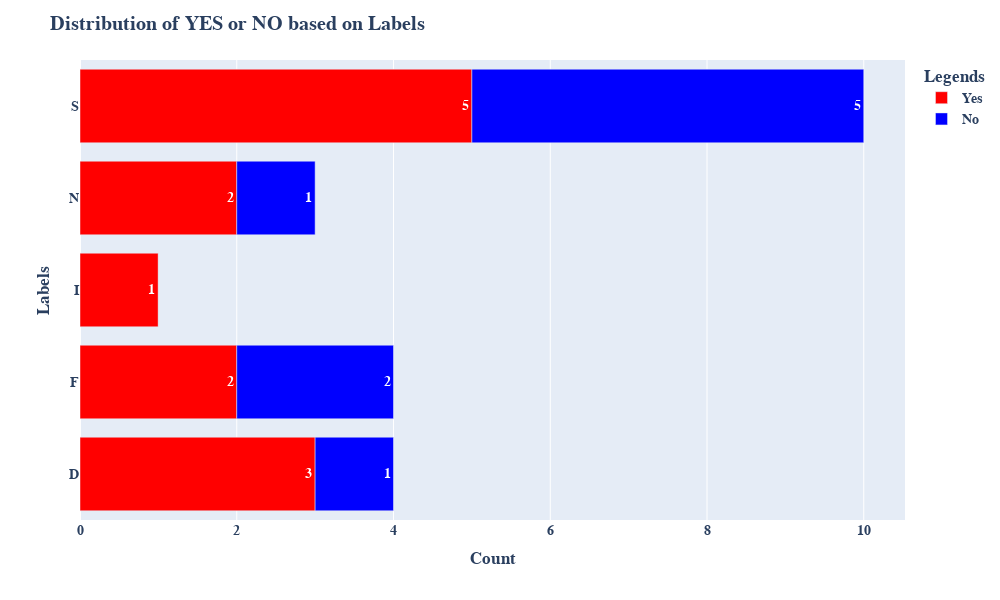

This figure's notebook cell:
### Markdown cell above
#### **Bar Graph:**

### Code cell
import nbformat
import pandas as pd
import plotly.express as px

df= pd.read_csv('datasets/bar_assignment.csv')

df['COUNT'] = df['COUNT'].replace({1: 'Yes', 0: 'No'})

df= df.groupby(['LABEL', 'COUNT']).size().unstack(fill_value=0).reset_index()

df_melted = df.melt(id_vars='LABEL', value_vars=['Yes', 'No'], var_name='Response', value_name='Count')

fig = px.bar(
    df_melted, 
    x='Count', 
    y='LABEL', 
    color='Response', 
    orientation='h', 
    text_auto=True, 
    color_discrete_map={'Yes': '#FF0000', 'No': '#0000FF'}
)

fig.update_layout(
    title='Distribution of YES or NO based on Labels',
    xaxis_title='Count',
    yaxis_title='Labels',
    font=dict(family="Arial", size=14, weight='bold'),
    legend_title='Legends',
    width=1000,  
    height=600   
)

fig.update_traces(textposition='inside', textfont_color='white', textfont_size=14, textfont_weight='bold')

fig.show()

### Figure 1 — Plotly figure (JSON) as saved in the notebook; plotly's stock layout.template omitted (floating-point values rounded to 4 significant figures)
{"data": [{"hovertemplate": "Response=Yes<br>Count=%{x}<br>LABEL=%{y}<extra></extra>", "legendgroup": "Yes", "marker": {"color": "#FF0000", "pattern": {"shape": ""}}, "name": "Yes", "orientation": "h", "showlegend": true, "textfont": {"color": "white", "size": 14, "weight": "bold"}, "textposition": "inside", "texttemplate": "%{x}", "type": "bar", "x": [3, 2, 1, 2, 5], "xaxis": "x", "y": ["D", "F", "I", "N", "S"], "yaxis": "y"}, {"hovertemplate": "Response=No<br>Count=%{x}<br>LABEL=%{y}<extra></extra>", "legendgroup": "No", "marker": {"color": "#0000FF", "pattern": {"shape": ""}}, "name": "No", "orientation": "h", "showlegend": true, "textfont": {"color": "white", "size": 14, "weight": "bold"}, "textposition": "inside", "texttemplate": "%{x}", "type": "bar", "x": [1, 2, 0, 1, 5], "xaxis": "x", "y": ["D", "F", "I", "N", "S"], "yaxis": "y"}], "layout": {"barmode": "relative", "font": {"family": "Arial", "size": 14, "weight": "bold"}, "height": 600, "legend": {"title": {"text": "Legends"}, "tracegroupgap": 0}, "margin": {"t": 60}, "title": {"text": "Distribution of YES or NO based on Labels"}, "width": 1000, "xaxis": {"anchor": "y", "domain": [0, 1], "title": {"text": "Count"}}, "yaxis": {"anchor": "x", "domain": [0, 1], "title": {"text": "Labels"}}}}
